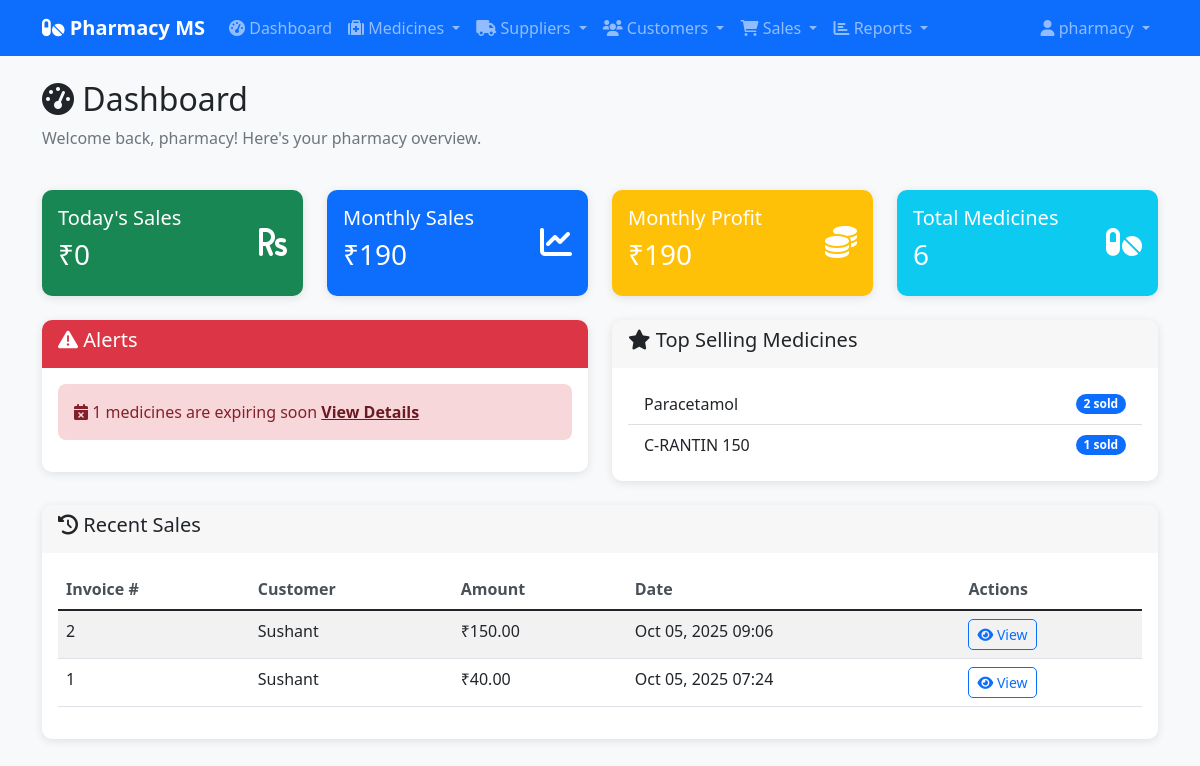
The app's page /reports/ (signed in) with its own data.
### medicines/models.py (models this page shows, shortened)
class Medicine(models.Model):
    name = models.CharField(max_length=100)
    manufacturer = models.CharField(max_length=100)
    batch_no = models.CharField(max_length=50)
    quantity = models.PositiveIntegerField()
    price = models.FloatField()
    expiry_date = models.DateField()
    added_on = models.DateTimeField(auto_now_add=True)

### sales/models.py (models this page shows, shortened)
class Sale(models.Model):
    customer = models.ForeignKey(Customer, on_delete=models.CASCADE, null=True, blank=True)
    staff = models.ForeignKey(User, on_delete=models.CASCADE)
    total_amount = models.DecimalField(max_digits=10, decimal_places=2)
    discount = models.DecimalField(max_digits=10, decimal_places=2, default=0)
    tax = models.DecimalField(max_digits=10, decimal_places=2, default=0)
    final_amount = models.DecimalField(max_digits=10, decimal_places=2)
    payment_method = models.CharField(max_length=20, choices=[
        ('cash', 'Cash'),
        ('card', 'Card'),
        ('upi', 'UPI'),
        ('other', 'Other')
    ], default='cash')
    created_at = models.DateTimeField(auto_now_add=True)
    updated_at = models.DateTimeField(auto_now=True)

### accounts/models.py (models this page shows, shortened)
class Customer(models.Model):
    user = models.OneToOneField(User, on_delete=models.CASCADE, null=True, blank=True)
    name = models.CharField(max_length=100)
    contact_no = models.CharField(max_length=20)
    email = models.EmailField(blank=True)
    address = models.TextField(blank=True)
    date_of_birth = models.DateField(null=True, blank=True)
    medical_history = models.TextField(blank=True)
    created_at = models.DateTimeField(auto_now_add=True)

### reports/views.py (the view)
# urls.py: path('', views.dashboard, name='dashboard'),
@login_required
def dashboard(request):
    if request.user.profile.role == 'customer':
        from django.shortcuts import redirect
        return redirect('medicines:medicine_list')
    today = timezone.now().date()
    this_month = today.replace(day=1)
    last_month = (this_month - timedelta(days=1)).replace(day=1)
    total_sales_today = Sale.objects.filter(created_at__date=today).aggregate(
        total=Sum('final_amount'))['total'] or 0
    total_sales_month = Sale.objects.filter(created_at__gte=this_month).aggregate(
        total=Sum('final_amount'))['total'] or 0
    total_purchases_month = Purchase.objects.filter(purchase_date__gte=this_month).aggregate(
        total=Sum('total_amount'))['total'] or 0
    total_medicines = Medicine.objects.count()
    low_stock_medicines = Medicine.objects.filter(quantity__lte=10).count()
    expiring_soon = Medicine.objects.filter(expiry_date__lte=today + timedelta(days=30)).count()
    recent_sales = Sale.objects.select_related('customer').order_by('-created_at')[:5]
    top_medicines = Medicine.objects.filter(
        saleitem__sale__created_at__gte=this_month
    ).annotate(
        total_sold=Sum('saleitem__quantity')
    ).order_by('-total_sold')[:5]
    context = {
        'total_sales_today': total_sales_today,
        'total_sales_month': total_sales_month,
        'total_purchases_month': total_purchases_month,
        'total_medicines': total_medicines,
        'low_stock_medicines': low_stock_medicines,
        'expiring_soon': expiring_soon,
        'recent_sales': recent_sales,
        'top_medicines': top_medicines,
        'profit': total_sales_month - total_purchases_month,
    }
    return render(request, 'reports/dashboard.html', context)

### templates/reports/dashboard.html (shortened to what this page needs)
{% extends 'base.html' %}
{% block content %}
<div class="row mb-4">
    <div class="col-12">
        <h2><i class="fas fa-tachometer-alt"></i> Dashboard</h2>
        <p class="text-muted">Welcome back, {{ user.username }}! Here's your pharmacy overview.</p>
    </div>
</div>
<div class="row mb-4">
    <div class="col-md-3">
        <div class="card bg-success text-white">
            <div class="card-body">
                <div class="d-flex justify-content-between">
                    <div>
                        <h5 class="card-title">Today's Sales</h5>
                        <h3>₹{{ total_sales_today }}</h3>
                    </div>
                    <div class="align-self-center">
                        <i class="fas fa-rupee-sign fa-2x"></i>
                    </div>
                </div>
            </div>
        </div>
    </div>
    <div class="col-md-3">
        <div class="card bg-primary text-white">
            <div class="card-body">
                <div class="d-flex justify-content-between">
                    <div>
                        <h5 class="card-title">Monthly Sales</h5>
                        <h3>₹{{ total_sales_month }}</h3>
                    </div>
                    <div class="align-self-center">
                        <i class="fas fa-chart-line fa-2x"></i>
                    </div>
                </div>
            </div>
        </div>
    </div>
    <div class="col-md-3">
        <div class="card bg-warning text-white">
            <div class="card-body">
                <div class="d-flex justify-content-between">
                    <div>
                        <h5 class="card-title">Monthly Profit</h5>
                        <h3>₹{{ profit }}</h3>
                    </div>
                    <div class="align-self-center">
                        <i class="fas fa-coins fa-2x"></i>
                    </div>
                </div>
            </div>
        </div>
    </div>
    <div class="col-md-3">
        <div class="card bg-info text-white">
            <div class="card-body">
                <div class="d-flex justify-content-between">
                    <div>
                        <h5 class="card-title">Total Medicines</h5>
                        <h3>{{ total_medicines }}</h3>
                    </div>
                    <div class="align-self-center">
                        <i class="fas fa-pills fa-2x"></i>
                    </div>
                </div>
            </div>
        </div>
    </div>
</div>
<div class="row mb-4">
    <div class="col-md-6">
        <div class="card border-danger">
            <div class="card-header bg-danger text-white">
                <h5><i class="fas fa-exclamation-triangle"></i> Alerts</h5>
            </div>
            <div class="card-body">
                {% if expiring_soon > 0 %}
                    <div class="alert alert-danger">
                        <i class="fas fa-calendar-times"></i>
                        {{ expiring_soon }} medicines are expiring soon
                        <a href="{% url 'reports:expiry_report' %}" class="alert-link">View Details</a>
                    </div>
                {% endif %}
            </div>
        </div>
    </div>
    <div class="col-md-6">
        <div class="card">
            <div class="card-header">
                <h5><i class="fas fa-star"></i> Top Selling Medicines</h5>
            </div>
            <div class="card-body">
                {% if top_medicines %}
                    <ul class="list-group list-group-flush">
                        {% for medicine in top_medicines %}
                            <li class="list-group-item d-flex justify-content-between align-items-center">
                                {{ medicine.name }}
                                <span class="badge bg-primary rounded-pill">{{ medicine.total_sold }} sold</span>
                            </li>
                        {% endfor %}
                    </ul>
                {% else %}
                    <p class="text-muted">No sales data available</p>
                {% endif %}
            </div>
        </div>
    </div>
</div>
<div class="row">
    <div class="col-12">
        <div class="card">
            <div class="card-header">
                <h5><i class="fas fa-history"></i> Recent Sales</h5>
            </div>
            <div class="card-body">
                {% if recent_sales %}
                    <div class="table-responsive">
                        <table class="table table-striped">
                            <thead>
                                <tr>
                                    <th>Invoice #</th>
                                    <th>Customer</th>
                                    <th>Amount</th>
                                    <th>Date</th>
                                    <th>Actions</th>
                                </tr>
                            </thead>
                            <tbody>
                                {% for sale in recent_sales %}
                                    <tr>
                                        <td>{{ sale.id }}</td>
                                        <td>{{ sale.customer.name|default:"Walk-in" }}</td>
                                        <td>₹{{ sale.final_amount }}</td>
                                        <td>{{ sale.created_at|date:"M d, Y H:i" }}</td>
                                        <td>
                                            <a href="{% url 'sales:sale_detail' sale.pk %}" class="btn btn-sm btn-outline-primary">
                                                <i class="fas fa-eye"></i> View
                                            </a>
                                        </td>
                                    </tr>
                                {% endfor %}
                            </tbody>
                        </table>
                    </div>
                {% else %}
                    <p class="text-muted">No recent sales</p>
                {% endif %}
            </div>
        </div>
    </div>
</div>
{% endblock %}

### templates/base.html (shortened to what this page needs)
<!DOCTYPE html>
<html lang="en">
<head>
    <link href="https://cdn.jsdelivr.net/npm/bootstrap@5.1.3/dist/css/bootstrap.min.css" rel="stylesheet">
    <link href="https://cdnjs.cloudflare.com/ajax/libs/font-awesome/6.0.0/css/all.min.css" rel="stylesheet">
    {% load static %}
    <link rel="stylesheet" href="{% static 'css/style.css' %}">
</head>
<body>
    <nav class="navbar navbar-expand-lg navbar-dark bg-primary">
        <div class="container">
            <a class="navbar-brand" href="{% url 'reports:dashboard' %}">
                <i class="fas fa-pills"></i> Pharmacy MS
            </a>
            <div class="collapse navbar-collapse" id="navbarNav">
                <ul class="navbar-nav me-auto">
                    <li class="nav-item">
                        <a class="nav-link" href="{% url 'reports:dashboard' %}">
                            <i class="fas fa-tachometer-alt"></i> Dashboard
                        </a>
                    </li>
                    <li class="nav-item dropdown">
                        <a class="nav-link dropdown-toggle" href="#" id="medicinesDropdown" role="button" data-bs-toggle="dropdown">
                            <i class="fas fa-medkit"></i> Medicines
                        </a>
                    </li>
                    <li class="nav-item dropdown">
                        <a class="nav-link dropdown-toggle" href="#" id="suppliersDropdown" role="button" data-bs-toggle="dropdown">
                            <i class="fas fa-truck"></i> Suppliers
                        </a>
                    </li>
                    <li class="nav-item dropdown">
                        <a class="nav-link dropdown-toggle" href="#" id="customersDropdown" role="button" data-bs-toggle="dropdown">
                            <i class="fas fa-users"></i> Customers
                        </a>
                    </li>
                    <li class="nav-item dropdown">
                        <a class="nav-link dropdown-toggle" href="#" id="salesDropdown" role="button" data-bs-toggle="dropdown">
                            <i class="fas fa-shopping-cart"></i> Sales
                        </a>
                    </li>
                    <li class="nav-item dropdown">
                        <a class="nav-link dropdown-toggle" href="#" id="reportsDropdown" role="button" data-bs-toggle="dropdown">
                            <i class="fas fa-chart-bar"></i> Reports
                        </a>
                    </li>
                </ul>
                <ul class="navbar-nav">
                    <li class="nav-item dropdown">
                        <a class="nav-link dropdown-toggle" href="#" id="userDropdown" role="button" data-bs-toggle="dropdown">
                            <i class="fas fa-user"></i> {{ user.username }}
                        </a>
                    </li>
                </ul>
            </div>
        </div>
    </nav>
    <div class="container mt-4">
        {% block content %}{% endblock %}
    </div>
</body>
</html>

### static/css/style.css (style rules this page uses)
body { background-color: #f8f9fa; }
.navbar-brand { font-weight: bold; }
.card { border: none; border-radius: 10px; box-shadow: 0 2px 10px rgba(0,0,0,0.1); }
.card-header { border-radius: 10px 10px 0 0 !important; border: none; }
.btn { border-radius: 5px; }
.table th { border-top: none; font-weight: 600; color: #495057; }
.alert { border-radius: 8px; border: none; }
.badge { font-size: 0.75em; }

### records on screen
Medicine: name "Paracetamol", total_sold "2"
Medicine: name "C-RANTIN 150", total_sold "1"
Sale: id "2", customer.name "Sushant", final_amount "150.00", created_at "Oct 05, 2025 09:06"
Sale: id "1", customer.name "Sushant", final_amount "40.00", created_at "Oct 05, 2025 07:24"

### other values on screen
{{ user.username }} "pharmacy"
{{ total_sales_today }} "0"
{{ total_sales_month }} "190"
{{ profit }} "190"
{{ total_medicines }} "6"
{{ expiring_soon }} "1"
